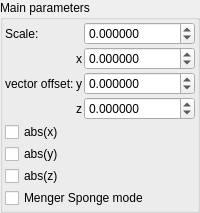
    <widget class="QGroupBox" name="groupBox">
     <property name="title">
      <string>Main parameters</string>
     </property>
     <layout class="QVBoxLayout" name="verticalLayout_2">
      <property name="spacing">
       <number>2</number>
      </property>
      <property name="leftMargin">
       <number>2</number>
      </property>
      <property name="topMargin">
       <number>2</number>
      </property>
      <property name="rightMargin">
       <number>2</number>
      </property>
      <property name="bottomMargin">
       <number>2</number>
      </property>
      <item>
       <layout class="QGridLayout" name="gridLayout" columnstretch="0,0,1">
        <property name="spacing">
         <number>2</number>
        </property>
        <item row="4" column="0" colspan="3">
         <widget class="MyCheckBox" name="checkBox_IFS_abs_x">
          <property name="sizePolicy">
           <sizepolicy hsizetype="Minimum" vsizetype="Maximum">
            <horstretch>0</horstretch>
            <verstretch>0</verstretch>
           </sizepolicy>
          </property>
          <property name="text">
           <string notr="true">abs(x)</string>
          </property>
         </widget>
        </item>
        <item row="6" column="0" colspan="3">
         <widget class="MyCheckBox" name="checkBox_IFS_abs_z">
          <property name="sizePolicy">
           <sizepolicy hsizetype="Minimum" vsizetype="Maximum">
            <horstretch>0</horstretch>
            <verstretch>0</verstretch>
           </sizepolicy>
          </property>
          <property name="text">
           <string notr="true">abs(z)</string>
          </property>
         </widget>
        </item>
        <item row="0" column="2">
         <widget class="MyDoubleSpinBox" name="spinbox_IFS_scale">
          <property name="sizePolicy">
           <sizepolicy hsizetype="Minimum" vsizetype="Maximum">
            <horstretch>0</horstretch>
            <verstretch>0</verstretch>
           </sizepolicy>
          </property>
          <property name="prefix">
           <string/>
          </property>
          <property name="suffix">
           <string/>
          </property>
          <property name="decimals">
           <number>6</number>
          </property>
          <property name="minimum">
           <double>-100.000000000000000</double>
          </property>
          <property name="maximum">
           <double>100.000000000000000</double>
          </property>
          <property name="singleStep">
           <double>0.100000000000000</double>
          </property>
         </widget>
        </item>
        <item row="1" column="0" rowspan="3">
         <widget class="QLabel" name="label_12">
          <property name="text">
           <string>vector offset:</string>
          </property>
         </widget>
        </item>
        <item row="3" column="1">
         <widget class="QLabel" name="label_117">
          <property name="sizePolicy">
           <sizepolicy hsizetype="Preferred" vsizetype="Preferred">
            <horstretch>0</horstretch>
            <verstretch>0</verstretch>
           </sizepolicy>
          </property>
          <property name="text">
           <string notr="true">z</string>
          </property>
          <property name="alignment">
           <set>Qt::AlignRight|Qt::AlignTrailing|Qt::AlignVCenter</set>
          </property>
         </widget>
        </item>
        <item row="2" column="1">
         <widget class="QLabel" name="label_116">
          <property name="sizePolicy">
           <sizepolicy hsizetype="Preferred" vsizetype="Preferred">
            <horstretch>0</horstretch>
            <verstretch>0</verstretch>
           </sizepolicy>
          </property>
          <property name="text">
           <string notr="true">y</string>
          </property>
          <property name="alignment">
           <set>Qt::AlignRight|Qt::AlignTrailing|Qt::AlignVCenter</set>
          </property>
         </widget>
        </item>
        <item row="1" column="1">
         <widget class="QLabel" name="label_115">
          <property name="sizePolicy">
           <sizepolicy hsizetype="Preferred" vsizetype="Preferred">
            <horstretch>0</horstretch>
            <verstretch>0</verstretch>
           </sizepolicy>
          </property>
          <property name="text">
           <string notr="true">x</string>
          </property>
          <property name="alignment">
           <set>Qt::AlignRight|Qt::AlignTrailing|Qt::AlignVCenter</set>
          </property>
         </widget>
        </item>
        <item row="2" column="2">
         <widget class="MyDoubleSpinBox" name="spinbox3_IFS_offset_y">
          <property name="sizePolicy">
           <sizepolicy hsizetype="Minimum" vsizetype="Maximum">
            <horstretch>0</horstretch>
            <verstretch>0</verstretch>
           </sizepolicy>
          </property>
          <property name="prefix">
           <string/>
          </property>
          <property name="suffix">
           <string/>
          </property>
          <property name="decimals">
           <number>6</number>
          </property>
          <property name="minimum">
           <double>-100.000000000000000</double>
          </property>
          <property name="maximum">
           <double>100.000000000000000</double>
          </property>
          <property name="singleStep">
           <double>0.100000000000000</double>
          </property>
         </widget>
        </item>
        <item row="1" column="2">
         <widget class="MyDoubleSpinBox" name="spinbox3_IFS_offset_x">
          <property name="sizePolicy">
           <sizepolicy hsizetype="Minimum" vsizetype="Maximum">
            <horstretch>0</horstretch>
            <verstretch>0</verstretch>
           </sizepolicy>
          </property>
          <property name="prefix">
           <string/>
          </property>
          <property name="suffix">
           <string/>
          </property>
          <property name="decimals">
           <number>6</number>
          </property>
          <property name="minimum">
           <double>-100.000000000000000</double>
          </property>
          <property name="maximum">
           <double>100.000000000000000</double>
          </property>
          <property name="singleStep">
           <double>0.100000000000000</double>
          </property>
         </widget>
        </item>
        <item row="0" column="0">
         <widget class="QLabel" name="label_7">
          <property name="text">
           <string>Scale:</string>
          </property>
         </widget>
        </item>
        <item row="5" column="0" colspan="3">
         <widget class="MyCheckBox" name="checkBox_IFS_abs_y">
          <property name="sizePolicy">
           <sizepolicy hsizetype="Minimum" vsizetype="Maximum">
            <horstretch>0</horstretch>
            <verstretch>0</verstretch>
           </sizepolicy>
          </property>
          <property name="text">
           <string notr="true">abs(y)</string>
          </property>
         </widget>
        </item>
        <item row="3" column="2">
         <widget class="MyDoubleSpinBox" name="spinbox3_IFS_offset_z">
          <property name="sizePolicy">
           <sizepolicy hsizetype="Minimum" vsizetype="Maximum">
            <horstretch>0</horstretch>
            <verstretch>0</verstretch>
           </sizepolicy>
          </property>
          <property name="prefix">
           <string/>
          </property>
          <property name="suffix">
           <string/>
          </property>
          <property name="decimals">
           <number>6</number>
          </property>
          <property name="minimum">
           <double>-100.000000000000000</double>
          </property>
          <property name="maximum">
           <double>100.000000000000000</double>
          </property>
          <property name="singleStep">
           <double>0.100000000000000</double>
          </property>
         </widget>
        </item>
        <item row="7" column="0" colspan="3">
         <widget class="MyCheckBox" name="checkBox_IFS_menger_sponge_mode">
          <property name="sizePolicy">
           <sizepolicy hsizetype="Minimum" vsizetype="Maximum">
            <horstretch>0</horstretch>
            <verstretch>0</verstretch>
           </sizepolicy>
          </property>
          <property name="text">
           <string>Menger Sponge mode</string>
          </property>
         </widget>
        </item>
       </layout>
      </item>
     </layout>
    </widget>
